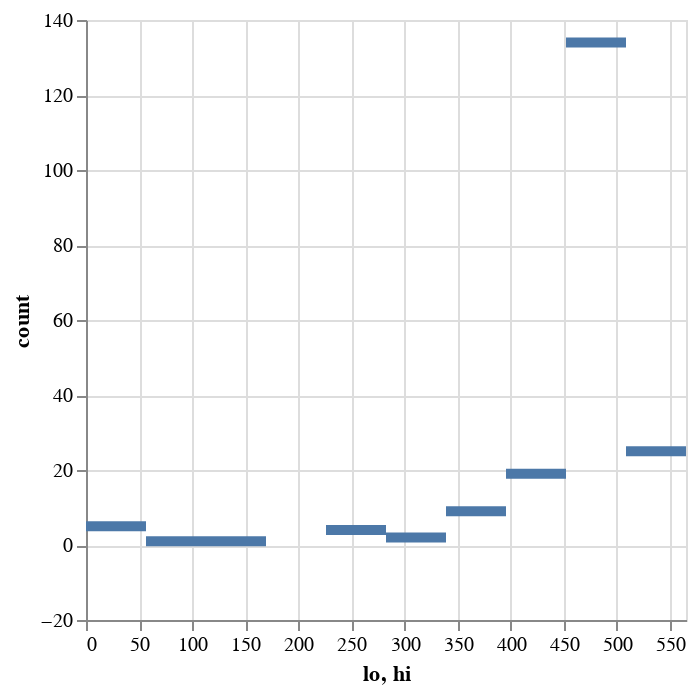

Notebook cell for this chart:
### Code cell
histogram(seirh_samples.I at 23, 10)

### Figure 1 — Vega-Lite specification as saved in the notebook (floating-point values rounded to 4 significant figures)
{"$schema": "https://vega.github.io/schema/vega-lite/v4.json", "data": {"values": [{"count": 4, "hi": 282.5, "lo": 226}, {"count": 25, "hi": 565, "lo": 508.5}, {"count": 134, "hi": 508.5, "lo": 452}, {"count": 1, "hi": 169.5, "lo": 113}, {"count": 19, "hi": 452, "lo": 395.5}, {"count": 1, "hi": 113, "lo": 56.5}, {"count": 9, "hi": 395.5, "lo": 339}, {"count": 5, "hi": 56.5, "lo": 0}, {"count": 2, "hi": 339, "lo": 282.5}]}, "encoding": {"x": {"bin": {"binned": "true", "step": 56.5}, "field": "lo"}, "x2": {"field": "hi"}, "y": {"field": "count", "type": "quantitative"}}, "mark": "bar"}
